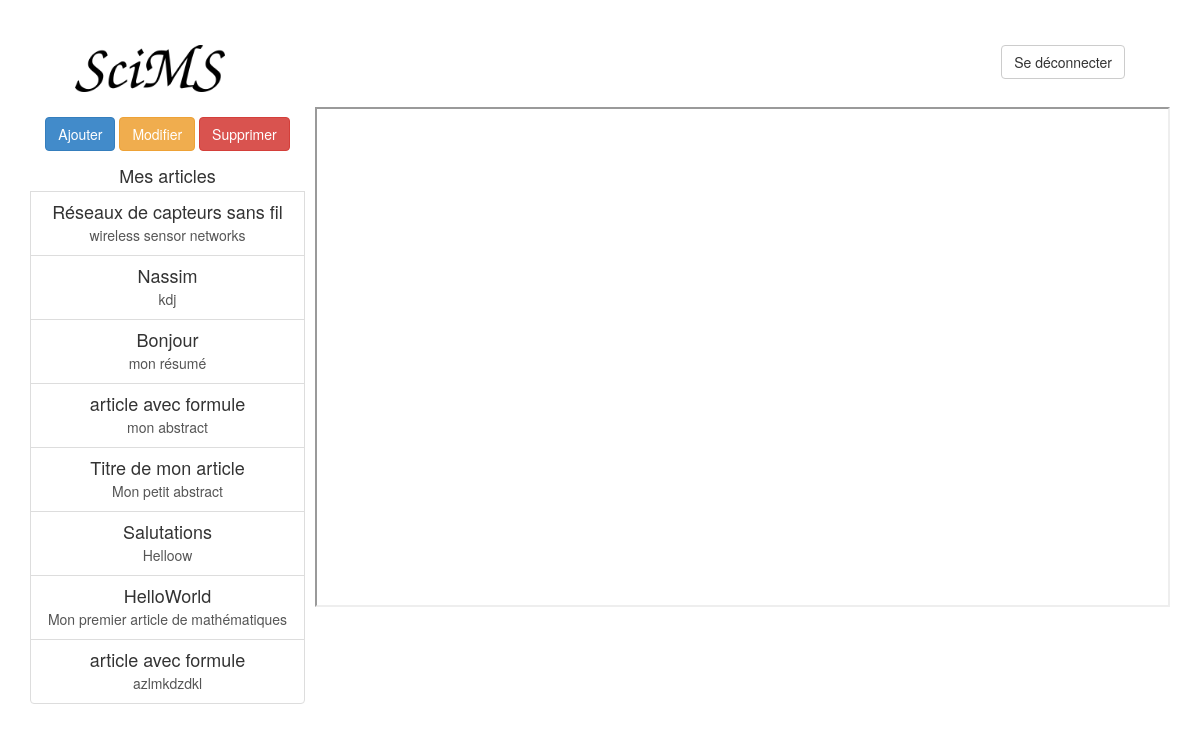
/articles/read (signed in), run on an earlier commit of the app's database.
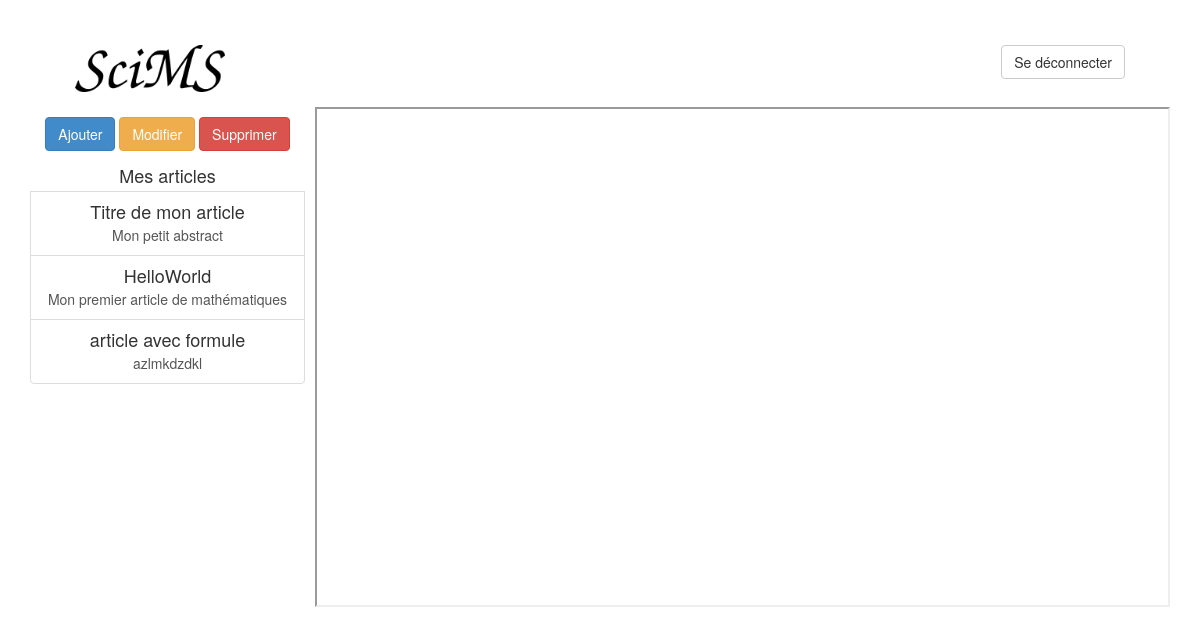
And on a later commit of the database.
### articles/models.py (models this page shows, shortened)
class Article(models.Model):
 pub_date = models.DateTimeField(auto_now_add=True)
 title = models.CharField(max_length=200)
 abstract = models.TextField()
 content = models.TextField()
 category = models.ForeignKey(Category, on_delete=models.CASCADE)
 author = models.ForeignKey(User, on_delete=models.CASCADE)
 keyword = models.ManyToManyField(Keyword)

### articles/views.py (the view)
# urls.py: url(r'^read/(?P<id_art>[0-9]+)/$', views.readArticle, name='readArticle'),
def read(request):
	art =Article.objects.filter(author_id=request.user.id).first()
	if art is not None:
		id_art = art.id
	else:
		id_art = -5
	return readArticle(request, id_art)

### articles/views.py (called while the page is built)
def readArticle(request, id_art):
	t= get_template('article_to_read.html')
	articles = Article.objects.filter(author_id=request.user.id)
	displayed = Article()
	if articles.exists():
		displayed = Article.objects.get(id=id_art)
	else:
		displayed.id = -5
	html = t.render({'articles':articles, 'displayed':displayed}, request)
	return HttpResponse(html)

### templates/article_to_read.html (shortened to what this page needs)
<!DOCTYPE html>
<html>
<head>
{% load static %}
<link rel="stylesheet" type="text/css" href="{% static 'css/style.css' %}" />
<link href="{% static 'css/bootstrap.min.css' %}" rel="stylesheet">
</head>
<body class="container">
<header>
	<a href="/">
	<img id="logo" src="{% static 'images/SciMSlogo.png' %}" alt="SciMS logo" >
	</a>
	<a href="/logout" id="login-btn" role="button" class="btn btn-default" >Se déconnecter</a>
</header>
<aside  class="list-group">
	<center>
	<div class="btn-group" role="group">
	<a href="/articles/add/">
	  <button type="button" class="btn btn-primary">Ajouter</button>
	</a>
	<a href="/articles/edit/{{displayed.id}}/">
	  <button type="button" class="btn btn-warning">Modifier</button>
	</a>
	<a href="/articles/delete/{{displayed.id}}/">
	  <button type="button" class="btn btn-danger">Supprimer</button>
	</a>
	</div>
	<div id="myarticles">
	<h4 class="list-group-item-heading">Mes articles</h4>
	{%for a in articles%}
	    <a href="/articles/read/{{ a.id }}/" class="list-group-item">
	      <h4 class="list-group-item-heading">{{ a.title }}</h4>
	      <p class="list-group-item-text">{{ a.abstract }}</p>
	    </a>
	{%endfor%}
	</div>
</aside>
{% if displayed.id == -5 %}
<iframe  src="/articles/notfound/">
</iframe>
{% else %}
<iframe  src="/articles/{{displayed.id}}/">
</iframe>
{% endif %}
</body>
</html>

### articles/static/css/style.css (style rules this page uses)
header { border:1px; padding: 15px; }
aside { width: 25%; float: left; padding:10px; }
#myarticles { margin-top: 15px; }
#login-btn { float: right; margin-right: 30px; margin-top: 30px; }
#logo { width: 150px; height: auto; margin-left: 30px; margin-top: 30px; }
div h4 { text-align: center; }
iframe { float: right; padding: 10px; display: inline-block; width: 75%; height: 500px; }

What changed in the data, as far as the page shows it:
removed Article: title "Réseaux de capteurs sans fil", abstract "wireless sensor networks"
removed Article: title "Nassim", abstract "kdj"
removed Article: title "Bonjour", abstract "mon résumé"
removed Article: title "article avec formule", abstract "mon abstract"
removed Article: title "Salutations", abstract "Helloow"
